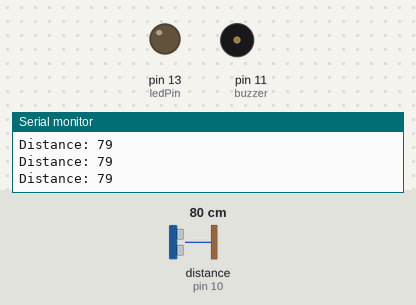
Bench run of a sketch on a simulated Arduino Uno, built with avr-gcc and run on an emulated ATmega328P. On the bench: output pins drawn as LEDs (lit = HIGH), buzzer (waves = sounding, pin HIGH), the last lines printed to the serial monitor. Wiring (inferred from the names in the program): ultrasonic range finder: trigger pin 9; echo pin 10. The test bench sets the inputs (shaded band); at power-on: distance to the obstacle (sensor on pin 10) 80 cm. The echo pulse lasts 58.3 µs per cm; pins used as bus, display or sensor lines are not drawn.

Above: at 1.2 s.
1.3 s: distance to the obstacle (sensor on pin 10) set to 24 cm
2.8 s: distance to the obstacle (sensor on pin 10) set to 19 cm
At 3.2 s:
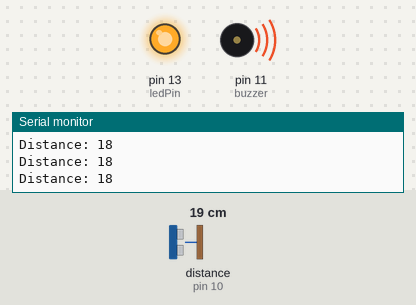
4.3 s: distance to the obstacle (sensor on pin 10) set to 35 cm
At 5.6 s:
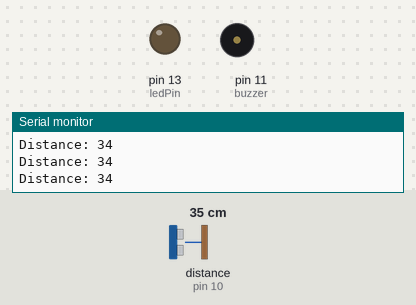
7.3 s: distance to the obstacle (sensor on pin 10) set to 18 cm
At 7.8 s:
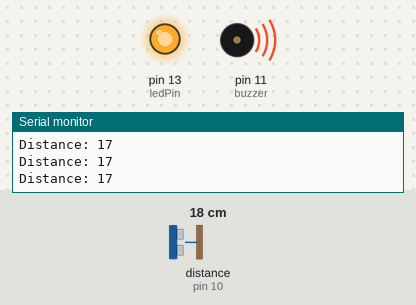
Timing chart, 0 to 9.8 s (numbered marks = the images above; inputs shaded):
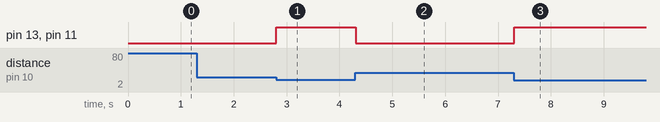

Measured:
- the behaviour switches between 22 and 21 cm on distance to the obstacle (sensor on pin 10) (found by bisection; images 0 and 1)
- after the input at 2.8 s, pin 13 (ledPin), pin 11 (buzzer): LOW → HIGH at once
- after the input at 4.3 s, pin 13 (ledPin), pin 11 (buzzer): HIGH → LOW at once
- after the input at 7.3 s, pin 13 (ledPin), pin 11 (buzzer): LOW → HIGH at once

The sketch:

distanceAlarming.ino
```cpp
// Physical Setups
const int trigPin = 9;
const int echoPin = 10;
const int buzzer = 11;
const int ledPin = 13;
// Forth Used Variable Declrartion
long duration;
int distance;
int safetyDistance;

// Setting up the Physical Setups to the Code
void setup() {
pinMode(trigPin, OUTPUT);
pinMode(echoPin, INPUT);
pinMode(buzzer, OUTPUT);
pinMode(ledPin, OUTPUT);
Serial.begin(9600);
}

// To Execute the objective of this system
void loop() {

digitalWrite(trigPin, LOW);
delayMicroseconds(2);

digitalWrite(trigPin, HIGH);
delayMicroseconds(10);
digitalWrite(trigPin, LOW);

duration = pulseIn(echoPin, HIGH);

distance= duration*0.034/2;

safetyDistance = distance;
if (safetyDistance <= 20) { // Distance regarded as non alarming is > 20 cm
  digitalWrite(buzzer, HIGH);
  digitalWrite(ledPin, HIGH);
}
else{
  digitalWrite(buzzer, LOW);
  digitalWrite(ledPin, LOW);
}

// Prints the distance on the Serial Monitor
Serial.print("Distance: ");
Serial.println(distance);
}
```
